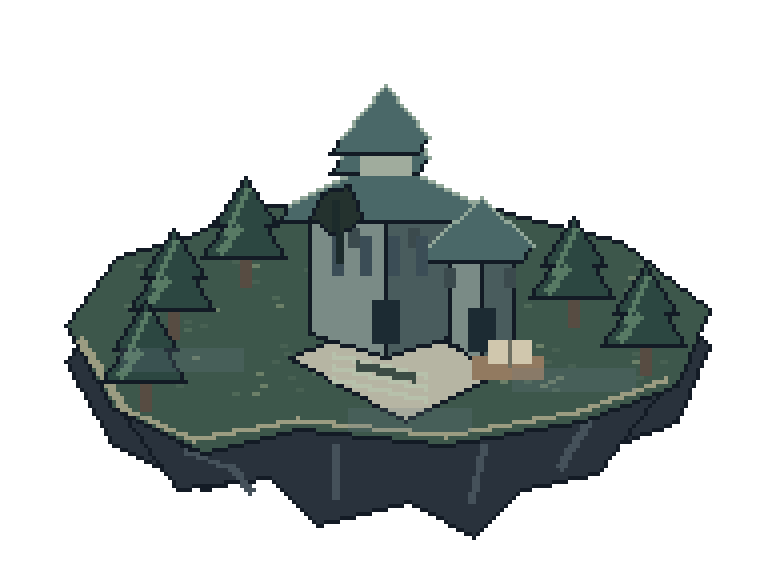
#> input picture assets/images/world/aksarimba_quiet.png, 768 x 576 px; its folder holds 5 pictures in this run
$ python check_world_assets.py
#> lines starting #> are read from the running program, lines starting #| are printed output that depends on the picture; after the words box and inside, x2 and y2 are one past the last pixel; in counts of white or black regions, pixels touching at a corner belong together
"""Validate all five region silhouettes and their restoration variants."""
from pathlib import Path
from PIL import Image, ImageChops

root=Path(__file__).resolve().parents[1]/'assets/images/world'
keys=['aksarimba','lintasura','teduhara','bekalara','temuraya']
states=['quiet','awakening','flourishing']
for key in keys:
    images=[]
    for state in states:
        path=root/f'{key}_{state}.png'
        image=Image.open(path)
#> image is the input picture: PIL image 768x576 RGBA; mean R, G, B, A 25.7, 32.5, 31.2, 98.5
        assert image.size==(768,576) and image.mode=='RGBA',path
        alpha=image.getchannel('A')
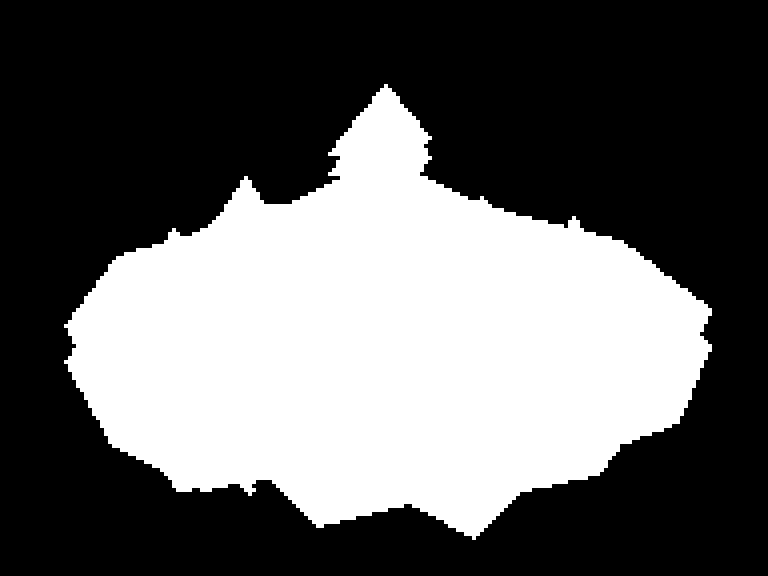
#> alpha: PIL image 768x576 L; 38.6% white; 1 white region, box (x1, y1, x2, y2) and area: (64, 84, 712, 540) 170816
        assert alpha.getextrema()==(0,255),path
        left,top,right,bottom=alpha.getbbox()
#> left = 64; top = 84; right = 712; bottom = 540
        assert left>0 and top>0 and right<768 and bottom<576,path
        images.append(image)
    for i in range(2):
        assert ImageChops.difference(images[i].convert('RGB'),images[i+1].convert('RGB')).getbbox(),key
#> this loop made 2 passes
#> (the run stopped early here; a loop or call above may not have finished)
